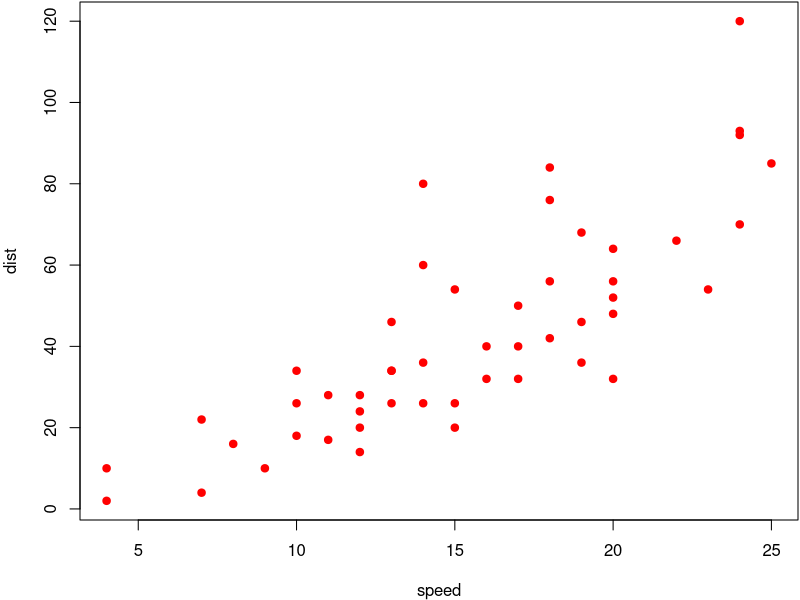

Source code (R):
## ---- chunk 1
par(mar = c(4, 4, .1, .1))
plot(cars, pch = 19, col = 'red')  # a scatterplot
